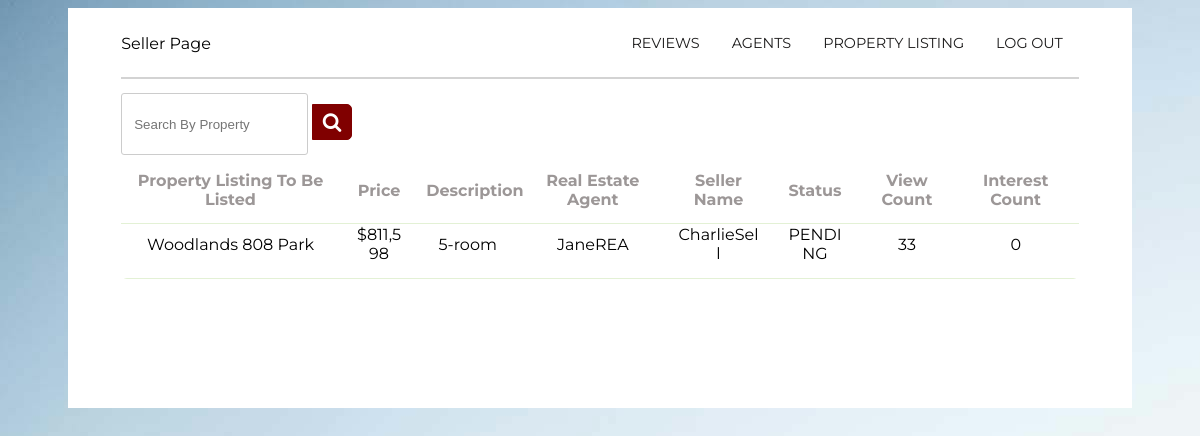
Page /Boundary/Seller/seller.php on the committed database.
### tables this page shows
CREATE TABLE `list` (
  `list_id` int(11) NOT NULL,
  `propertylisting_id` int(11) NOT NULL,
  `list_status` varchar(255) NOT NULL DEFAULT 'PENDING',
  `user_id` int(11) DEFAULT NULL,
  `agent_id` int(11) DEFAULT NULL,
  `view_count` int(11) NOT NULL,
  `interest_count` int(11) NOT NULL
);

CREATE TABLE `property` (
  `propertylisting_id` int(11) NOT NULL,
  `seller_id` int(11) NOT NULL,
  `seller_name` varchar(50) NOT NULL,
  `property_name` varchar(50) NOT NULL,
  `property_price` int(20) NOT NULL,
  `property_description` varchar(100) NOT NULL
);

CREATE TABLE `users` (
  `user_id` int(11) NOT NULL,
  `user_fullname` varchar(50) NOT NULL,
  `username` varchar(20) NOT NULL,
  `password` varchar(20) NOT NULL,
  `user_status` varchar(50) NOT NULL DEFAULT 'Active',
  `user_profile` varchar(100) NOT NULL DEFAULT 'System Admin'
);

### config.php (called while the page is built, shortened)
<?php
class DB {
  function __construct() {
      $this->conn = mysqli_connect(HOST, USER, PASS, DB);
  }
}
?>

### Entity/propertyEntity.php (called while the page is built, shortened)
<?php
include_once("../../config.php");
class PropertyListing
{
    public function getSellerPropertyListing()
    {
        $conn = mysqli_connect(HOST, USER, PASS, DB);
        if ($_SESSION['user_profile'] == "Seller") {
            $query = "SELECT username FROM users WHERE user_id = {$_SESSION['user_id']}";
    $result = mysqli_query($conn, $query);
    if ($result && mysqli_num_rows($result) > 0) {
        $row = mysqli_fetch_assoc($result);
        $username = $row['username'];
    } else {
        die("User not found");
    }
    $username = mysqli_real_escape_string($conn, $username);
    $query = "SELECT p.propertylisting_id, p.seller_name, p.property_name, p.property_price, p.property_description, u.username AS realestate_name, l.list_status, view_count, interest_count
            FROM property p
            JOIN users u ON p.seller_id = u.user_id
            JOIN list l ON p.propertylisting_id = l.propertylisting_id
            WHERE p.seller_name = '$username'
            ORDER BY view_count DESC";
            } else {
            $query = "SELECT p.propertylisting_id, p.seller_name, p.property_name, p.property_price, p.property_description, u.username AS realestate_name,l.list_status, view_count, interest_count
            FROM property p
            JOIN users u ON p.seller_id = u.user_id
            JOIN list l ON p.propertylisting_id = l.propertylisting_id
            LEFT JOIN favorites f ON p.propertylisting_id = f.propertylisting_id
            WHERE l.list_status = 'PENDING'
            AND f.propertylisting_id IS NULL
            ORDER BY p.property_name ASC";
            }
    $result = mysqli_query($conn, $query);
        $propertylisting = array();
        while ($row = mysqli_fetch_assoc($result)) {
            $propertylisting[] = $row;
        }
        return $propertylisting;
    }
}

### Controller/Seller/getSellerPropertyListingCtl.php (called while the page is built)
<?php
include_once("../../Entity/propertyEntity.php");
class getSellerPropertyListingCtl
{
    public function getSellerPropertyListing()
    {
        $vuc = new PropertyListing();
        $results = $vuc->getSellerPropertyListing();
        return $results;
    }
}

### Boundary/Seller/seller.php (the view, shortened to what this page needs)
<?php
include_once("../../Controller/Seller/getSellerPropertyListingCtl.php");
$propertyListingCtl = new getSellerPropertyListingCtl();
$propertyListings = $propertyListingCtl->getSellerPropertyListing();
$searchCtl = new searchSellerPropertyListingCtl();
if (isset($_POST['search'])) {
    $search = $_POST['search'];
    if (!empty($search)) {
        $propertyListings = $searchCtl->searchSellerPropertyListing($search);
    } else {
        $propertyListings = $propertyListingCtl->getSellerPropertyListing();
    }
} else {
    $propertyListings = $propertyListingCtl->getSellerPropertyListing();
}
?>
<!DOCTYPE html>
<html>
<head>
    <link rel="stylesheet" href="../../css/ua_style.css">
    <link rel="stylesheet" href="https://cdnjs.cloudflare.com/ajax/libs/font-awesome/4.7.0/css/font-awesome.min.css">
</head>
<div class="white-box">
    <section>
        <div class="container1">
            <div class="logo">
                    <p>Seller Page </p>
            </div>
            <div class="topnav">
                <a href="../SystemAdmin/index.php" onclick="logout()">LOG OUT</a>
                <a href="seller.php">PROPERTY LISTING</a>
				<a href="../Seller/viewrealestateAgent.php">AGENTS</a>
				<a href="../Seller/getReview.php">REVIEWS</a>
            </div>
        </div>
    </section>
    <hr>
    <br>
    <br>
    <div class="container1" style="margin-top: -3%; margin-bottom: 3%; ">
        <div class="search">
            <form method="POST">
                <div class="search">
                    <form method="POST">
                        <div class="search-bar">
                            <input type="text" class="searchTerm" name="search" placeholder="Search By Property" style="height:100%; width:65%; margin-top: -5%;">
                            <button type="submit" class="searchButton" style="margin-top: -5%;">
                                <i class="fa fa-search"></i>
                            </button>
                        </div>
                    </form>
                </div>
            </form>
        </div>
    </div>
    <table id="profileTable" class="CMtable" style="width:100%">
    <tr>
    <th>Property Listing To Be Listed</th>
    <th>Price</th>
    <th>Description</th>
    <th>Real Estate Agent</th>
    <th>Seller Name</th>
    <th>Status</th>
    <th>View Count</th>
    <th>Interest Count</th>
    </tr>
        <?php foreach ($propertyListings as $propertylisting) { ?>
            <tr>
    <td contenteditable="true" id="profileTable" class="CMtable"><?php echo isset($propertylisting['property_name']) ? $propertylisting['property_name'] : ''; ?></td>
    <td contenteditable="true" id="profileTable" class="CMtable"><?php echo isset($propertylisting['property_price']) ? '$' . number_format($propertylisting['property_price']) : ''; ?></td>
    <td contenteditable="true" id="profileTable" class="CMtable"><?php echo isset($propertylisting['property_description']) ? $propertylisting['property_description'] : ''; ?></td>
    <td contenteditable="true" id="profileTable" class="CMtable"><?php echo isset($propertylisting['realestate_name']) ? $propertylisting['realestate_name'] : ''; ?></td>
    <td contenteditable="true" id="profileTable" class="CMtable"><?php echo isset($propertylisting['seller_name']) ? $propertylisting['seller_name'] : ''; ?></td>
    <td contenteditable="true" id="profileTable" class="CMtable"><?php echo isset($propertylisting['list_status']) ? $propertylisting['list_status'] : ''; ?></td>
    <td contenteditable="true" id="profileTable" class="CMtable"><?php echo isset($propertylisting['view_count']) ? $propertylisting['view_count'] : ''; ?></td>
    <td contenteditable="true" id="profileTable" class="CMtable"><?php echo isset($propertylisting['interest_count']) ? $propertylisting['interest_count'] : ''; ?></td>
</tr>
<?php } ?>
    </table>
<br>
<br>
<br>
<br>
</div>
</body>
</html>

### css/ua_style.css (style rules this page uses)
.topnav { overflow: hidden; }
.topnav a { float: right; color: #1e1d1d; text-align: center; padding: 14px 16px; text-decoration: none; font-size: 90%; font-family: 'Montserrat', sans-serif; }
.container1 { display: grid; align-items: center; grid-template-columns: 30ch auto; column-gap: 10%; padding-top: 1%; }
.white-box { background-color: white; color: black; padding-left: 5%; padding-right: 5%; padding-bottom: 5%; }
form { display: inline-block; }
table { border-collapse: separate; }
td, th { padding-left: 1.5%; padding-right: 1.5%; padding-bottom: 1.5%; }
input[type=text] { width: 200%; margin-bottom: 20px; padding: 12px; border: 1px solid #ccc; border-radius: 3px; }
hr { border: 1px solid lightgrey; }
.search { width: 100%; position: relative; display: flex; height: 36px; }
.searchTerm { width: 100%; border: 3px solid #800000; border-right: none; padding: 5px; height: 20px; border-radius: 5px 0 0 5px; outline: #800000; color: #800000; height: 25%; }
.searchButton { width: 40px; height: 100%; border: 1px solid #800000; background: #800000; text-align: center; color: #fff; border-radius: 0 5px 5px 0; cursor: pointer; font-size: 20px; }
table.CMtable { border-spacing: 1; border-collapse: collapse; background:rgb(255, 255, 255); border-radius:6px; overflow:hidden; width:100%; margin:0 auto; position:relative; }
table.CMtable td,th { padding-left:8px; text-align: center; vertical-align: middle; position: relative; }
table.CMtable th { height:20%; background-color: white; font-size:16px; text-align: center; color:#9c9797; }
table.CMtable tbody tr { height:48px; border-bottom:1px solid #E3F1D5 ; }

### rows in the picture
list: propertylisting.property_name "Woodlands 808 Park", propertylisting.property_price "811,598", propertylisting.property_description "5-room", user.username "JaneREA", propertylisting.seller_name "CharlieSell", list_status "PENDING", view_count "33", interest_count "0"
